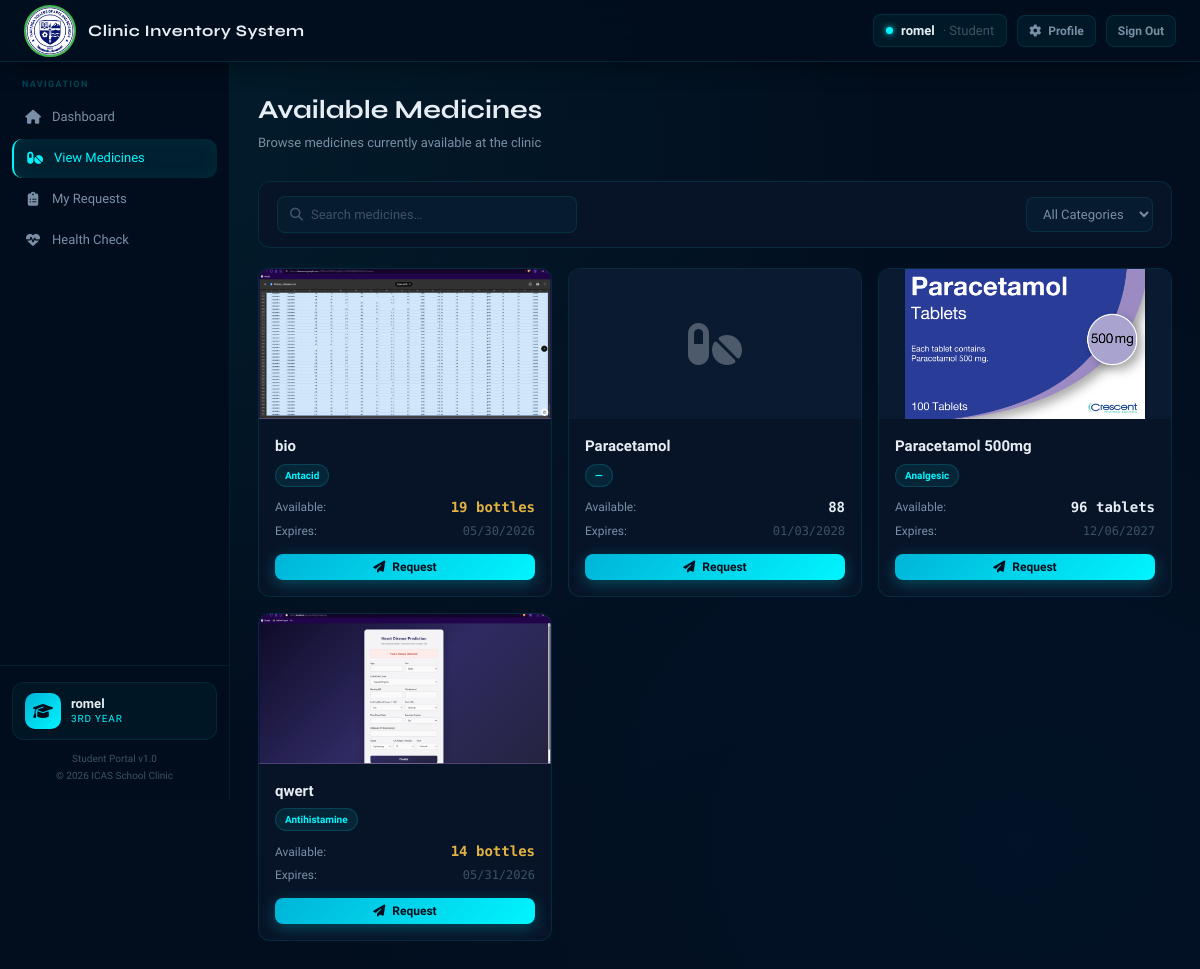
Screenshot of /user_medicines.php (signed in) with the database file from the repository.
### tables this page shows
CREATE TABLE `users` (
  `user_id` int(11) NOT NULL,
  `student_id` varchar(20) DEFAULT NULL,
  `full_name` varchar(100) NOT NULL,
  `grade` varchar(20) DEFAULT NULL,
  `section` varchar(20) DEFAULT NULL,
  `email` varchar(100) NOT NULL,
  `password` varchar(255) NOT NULL,
  `status` varchar(20) DEFAULT 'Active',
  `created_at` datetime DEFAULT current_timestamp()
);

CREATE TABLE `medicines` (
  `medicine_id` int(11) NOT NULL,
  `medicine_name` varchar(100) NOT NULL,
  `category` varchar(50) DEFAULT NULL,
  `quantity` int(11) DEFAULT 0,
  `unit` varchar(20) DEFAULT NULL,
  `expiration_date` date DEFAULT NULL,
  `date_added` date DEFAULT NULL,
  `status` varchar(20) DEFAULT 'In Stock',
  `remarks` text DEFAULT NULL,
  `image` varchar(255) DEFAULT NULL
);

### config/helpers.php (called while the page is built, shortened)
<?php
function fmtDate(?string $d): string {
    return date('m/d/Y', strtotime($d));
}
function qtyColor(int $qty): string {
    if ($qty <= 20) return 'var(--yellow)';
    return 'var(--text)';
}
?>

### user_medicines.php (the view, shortened to what this page needs)
<?php
require_once __DIR__ . '/config/db.php';
require_once __DIR__ . '/config/helpers.php';
$user_id    = $_SESSION['user_id'];
$user_name  = $_SESSION['user_name'];
$userStmt = $conn->prepare("SELECT * FROM users WHERE user_id = ?");
$userStmt->bind_param("i", $user_id);
$userStmt->execute();
$user = $userStmt->get_result()->fetch_assoc();
$search   = trim($_GET['search']   ?? '');
$where  = ["status = 'In Stock'", "quantity > 0"];
$params = [];
$types  = '';
$sql = "SELECT * FROM medicines WHERE " . implode(" AND ", $where) . " ORDER BY medicine_name ASC";
if ($params) {
    $stmt = $conn->prepare($sql);
    $stmt->bind_param($types, ...$params);
    $stmt->execute();
    $medicines = $stmt->get_result();
} else {
    $medicines = $conn->query($sql);
}
?>
<!DOCTYPE html>
<html lang="en">
<head>
  <link rel="stylesheet" href="https://cdnjs.cloudflare.com/ajax/libs/font-awesome/6.5.0/css/all.min.css">
  <link rel="stylesheet" href="assets/css/style.css">
</head>
<body>
<div class="topbar">
  <div class="topbar-left">
    <div class="topbar-logo">
      <img src="assets/images/logo.png" alt="Logo"
           style="width:52px;height:52px;object-fit:cover;border-radius:50%;border:2px solid #3fb950;">
    </div>
    <div class="topbar-title">Clinic Inventory System</div>
  </div>
  <div class="topbar-right">
    <div class="topbar-user">
      <div class="user-dot"></div>
      <span><?= htmlspecialchars($user_name) ?></span>
      <span class="user-role">· Student</span>
    </div>
    <a href="user_profile.php" class="btn btn-secondary btn-sm"><i class="fas fa-gear"></i> Profile</a>
    <a href="user_logout.php"  class="btn btn-secondary btn-sm">Sign Out</a>
  </div>
</div>
<div class="layout">
  <aside class="sidebar">
    <div class="sidebar-section">
      <div class="sidebar-label">Navigation</div>
      <a href="user_dashboard.php" class="nav-item">
        <span class="nav-icon"><i class="fas fa-house"></i></span> Dashboard
      </a>
      <a href="user_medicines.php" class="nav-item active">
        <span class="nav-icon"><i class="fas fa-pills"></i></span> View Medicines
      </a>
      <a href="user_requests.php" class="nav-item">
        <span class="nav-icon"><i class="fas fa-clipboard-list"></i></span> My Requests
      </a>
      <a href="health_check.php" class="nav-item">
        <span class="nav-icon"><i class="fas fa-heart-pulse"></i></span> Health Check
      </a>
    </div>
    <div class="sidebar-footer">
      <a href="user_profile.php" class="sidebar-profile">
        <div class="sidebar-avatar">
          <i class="fas fa-graduation-cap"></i>
        </div>
        <div>
          <div class="sidebar-profile-name">
            <?= htmlspecialchars($user_name) ?>
          </div>
          <div class="sidebar-profile-role">
            <?= htmlspecialchars($user['grade'] ?: 'Student') ?>
          </div>
        </div>
      </a>
      <div class="sidebar-build">Student Portal v1.0</div>
      <div class="sidebar-build">© <?= date('Y') ?> ICAS School Clinic</div>
    </div>
  </aside>
  <main class="main-content">
    <div class="page-header">
      <div>
        <h1>Available Medicines</h1>
        <p>Browse medicines currently available at the clinic</p>
      </div>
    </div>
    <form method="GET" action="user_medicines.php">
      <div class="table-toolbar" style="background:var(--surface);border:1px solid var(--border);border-radius:var(--radius);margin-bottom:20px;">
        <div class="search-box">
          <span class="search-icon"><i class="fas fa-magnifying-glass"></i></span>
          <input type="text" name="search"
                 value="<?= htmlspecialchars($search) ?>"
                 placeholder="Search medicines…"
                 onchange="this.form.submit()">
        </div>
        <div class="filter-group">
          <select class="filter-select" name="category" onchange="this.form.submit()">
            <option value="">All Categories</option>
          </select>
        </div>
      </div>
    </form>
    <?php if ($medicines->num_rows > 0): ?>
    <div style="display:grid;grid-template-columns:repeat(auto-fill,minmax(220px,1fr));gap:16px;margin-bottom:24px;">
      <?php while ($m = $medicines->fetch_assoc()): ?>
      <div style="background:var(--surface);border:1px solid var(--border);border-radius:12px;overflow:hidden;transition:transform .2s,box-shadow .2s;"
           onmouseover="this.style.transform='translateY(-4px)';this.style.boxShadow='0 8px 24px rgba(0,0,0,0.4)'"
           onmouseout="this.style.transform='';this.style.boxShadow=''">
        <div style="height:150px;background:var(--surface2);display:flex;align-items:center;justify-content:center;overflow:hidden;">
          <?php if (!empty($m['image'])): ?>
            <img src="assets/uploads/medicines/<?= htmlspecialchars($m['image']) ?>"
                 style="width:100%;height:100%;object-fit:cover;"
                 onerror="this.style.display='none';this.nextElementSibling.style.display='flex';">
            <div style="display:none;width:100%;height:100%;align-items:center;justify-content:center;font-size:48px;opacity:.3"><i class="fas fa-pills"></i></div>
          <?php else: ?>
            <span style="font-size:48px;opacity:0.3"><i class="fas fa-pills"></i></span>
          <?php endif; ?>
        </div>
        <div style="padding:16px;">
          <div style="font-weight:600;font-size:15px;margin-bottom:6px;color:var(--text)">
            <?= htmlspecialchars($m['medicine_name']) ?>
          </div>
          <div style="margin-bottom:10px;">
            <span class="badge cat"><?= htmlspecialchars($m['category'] ?: '—') ?></span>
          </div>
          <div style="display:flex;justify-content:space-between;align-items:center;margin-bottom:4px;">
            <span style="font-size:12px;color:var(--text2)">Available:</span>
            <span style="font-weight:700;color:<?= qtyColor((int)$m['quantity']) ?>;font-family:'DM Mono',monospace">
              <?= $m['quantity'] ?> <?= htmlspecialchars($m['unit'] ?: '') ?>
            </span>
          </div>
          <?php if ($m['expiration_date']): ?>
          <div style="display:flex;justify-content:space-between;align-items:center;margin-bottom:14px;">
            <span style="font-size:12px;color:var(--text2)">Expires:</span>
            <span style="font-size:12px;font-family:'DM Mono',monospace;color:var(--text3)">
              <?= fmtDate($m['expiration_date']) ?>
            </span>
          </div>
          <?php endif; ?>
          <button onclick="openRequestModal(<?= $m['medicine_id'] ?>, '<?= htmlspecialchars($m['medicine_name'], ENT_QUOTES) ?>', <?= $m['quantity'] ?>)"
                  class="btn btn-primary btn-sm"
                  style="width:100%;justify-content:center;">
            <i class="fas fa-paper-plane"></i> Request
          </button>
        </div>
      </div>
      <?php endwhile; ?>
    </div>
    <?php endif; ?>
  </main>
</div>
</body>
</html>

### rows the page displays
users: grade "3RD YEAR"
medicines: image (picture), medicine_name "bio", category "Antacid", quantity "19", unit "bottles", expiration_date "05/30/2026"
medicines: medicine_name "Paracetamol", category "—", quantity "88", expiration_date "01/03/2028"
medicines: image (picture), medicine_name "Paracetamol 500mg", category "Analgesic", quantity "96", unit "tablets", expiration_date "12/06/2027"
medicines: image (picture), medicine_name "qwert", category "Antihistamine", quantity "14", unit "bottles", expiration_date "05/31/2026"

### other values shown
$user_name "romel"
